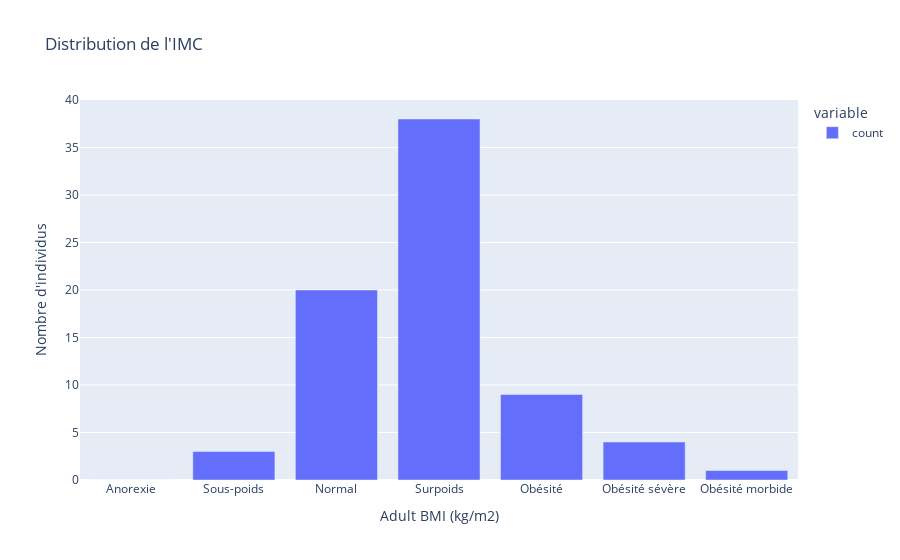

Notebook code cell kept with this figure:
### Code cell
bmis = demographic_infos["Adult BMI (kg/m2)"].value_counts()

bins = [0, 16.0, 18.4, 24.9, 30, 35, 40, np.inf]
labels = ["Anorexie", "Sous-poids", "Normal", "Surpoids", "Obésité", "Obésité sévère", "Obésité morbide"]

sorted_bmis = pd.cut(demographic_infos["Adult BMI (kg/m2)"], bins, labels=labels).value_counts().sort_index()
print(sorted_bmis)

pe.bar(data_frame=sorted_bmis, title="Distribution de l'IMC", labels={"value": "Nombre d'individus", "Adult BMI (kg/m2)": "IMC (Indice)"})

### Figure 1 — Plotly figure (JSON) as saved in the notebook; plotly's stock layout.template omitted (floating-point values rounded to 4 significant figures)
{"data": [{"alignmentgroup": "True", "hovertemplate": "variable=count<br>Adult BMI (kg/m2)=%{x}<br>Nombre d'individus=%{y}<extra></extra>", "legendgroup": "count", "marker": {"color": "#636efa", "pattern": {"shape": ""}}, "name": "count", "offsetgroup": "count", "orientation": "v", "showlegend": true, "textposition": "auto", "type": "bar", "x": ["Anorexie", "Sous-poids", "Normal", "Surpoids", "Obésité", "Obésité sévère", "Obésité morbide"], "xaxis": "x", "y": [0, 3, 20, 38, 9, 4, 1], "yaxis": "y"}], "layout": {"barmode": "relative", "legend": {"title": {"text": "variable"}, "tracegroupgap": 0}, "title": {"text": "Distribution de l'IMC"}, "xaxis": {"anchor": "y", "domain": [0, 1], "title": {"text": "Adult BMI (kg/m2)"}}, "yaxis": {"anchor": "x", "domain": [0, 1], "title": {"text": "Nombre d'individus"}}}}
